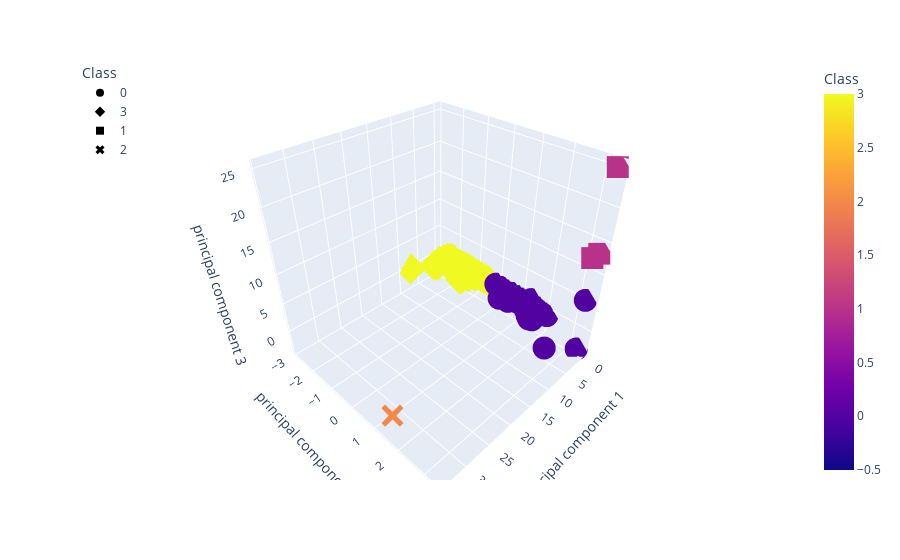

The code cell stored with this chart in its notebook:
### Markdown cell above
### Deliverable 4: Visualizing Cryptocurrencies Results

#### 3D-Scatter with Clusters

### Code cell
# Creating a 3D-Scatter with the PCA data and the clusters

fig = px.scatter_3d(
    clustered_df,
    x='principal component 1',
    y='principal component 2',
    z='principal component 3',
    color='Class',
    symbol='Class',
    hover_name='CoinName',
    hover_data=['TotalCoinsMined','TotalCoinSupply','Algorithm', 'ProofType']
)

fig.update_layout(legend=dict(x=0, y=1))
fig.show()

### Figure 1 — Plotly figure (JSON) as saved in the notebook; plotly's stock layout.template omitted (floating-point values rounded to 4 significant figures; data arrays with more than 128 entries replaced by an {"elided": "..."} marker saying what was removed)
{"data": [{"customdata": {"elided": "290x4 mixed values"}, "hovertemplate": "<b>%{hovertext}</b><br><br>Class=%{marker.color}<br>principal component 1=%{x}<br>principal component 2=%{y}<br>principal component 3=%{z}<br>TotalCoinsMined=%{customdata[0]}<br>TotalCoinSupply=%{customdata[1]}<br>Algorithm=%{customdata[2]}<br>ProofType=%{customdata[3]}<extra></extra>", "hovertext": {"elided": "290 str values"}, "legendgroup": "0", "marker": {"color": {"elided": "290 int values"}, "coloraxis": "coloraxis", "symbol": "circle"}, "mode": "markers", "name": "0", "scene": "scene", "showlegend": true, "x": {"elided": "290 float values"}, "y": {"elided": "290 float values"}, "z": {"elided": "290 float values"}, "type": "scatter3d"}, {"customdata": {"elided": "238x4 mixed values"}, "hovertemplate": "<b>%{hovertext}</b><br><br>Class=%{marker.color}<br>principal component 1=%{x}<br>principal component 2=%{y}<br>principal component 3=%{z}<br>TotalCoinsMined=%{customdata[0]}<br>TotalCoinSupply=%{customdata[1]}<br>Algorithm=%{customdata[2]}<br>ProofType=%{customdata[3]}<extra></extra>", "hovertext": {"elided": "238 str values"}, "legendgroup": "3", "marker": {"color": {"elided": "238 int values"}, "coloraxis": "coloraxis", "symbol": "diamond"}, "mode": "markers", "name": "3", "scene": "scene", "showlegend": true, "x": {"elided": "238 float values"}, "y": {"elided": "238 float values"}, "z": {"elided": "238 float values"}, "type": "scatter3d"}, {"customdata": [[1772000000.0, "5200000000", "Proof-of-BibleHash", "POBh"], [638400000.0, "840000000", "SHA-256 + Hive", "PoW + Hive"], [204500000.0, "252460800", "Proof-of-Authority", "PoA"]], "hovertemplate": "<b>%{hovertext}</b><br><br>Class=%{marker.color}<br>principal component 1=%{x}<br>principal component 2=%{y}<br>principal component 3=%{z}<br>TotalCoinsMined=%{customdata[0]}<br>TotalCoinSupply=%{customdata[1]}<br>Algorithm=%{customdata[2]}<br>ProofType=%{customdata[3]}<extra></extra>", "hovertext": ["BiblePay", "LitecoinCash", "Poa Network"], "legendgroup": "1", "marker": {"color": [1, 1, 1], "coloraxis": "coloraxis", "symbol": "square"}, "mode": "markers", "name": "1", "scene": "scene", "showlegend": true, "x": [-0.2116, -0.3454, -0.4072], "y": [3.388, 3.203, 3.364], "z": [13.46, 12.35, 25.23], "type": "scatter3d"}, {"customdata": [[990000000000.0, "990000000000", "TRC10", "DPoS"]], "hovertemplate": "<b>%{hovertext}</b><br><br>Class=%{marker.color}<br>principal component 1=%{x}<br>principal component 2=%{y}<br>principal component 3=%{z}<br>TotalCoinsMined=%{customdata[0]}<br>TotalCoinSupply=%{customdata[1]}<br>Algorithm=%{customdata[2]}<br>ProofType=%{customdata[3]}<extra></extra>", "hovertext": ["BitTorrent"], "legendgroup": "2", "marker": {"color": [2], "coloraxis": "coloraxis", "symbol": "x"}, "mode": "markers", "name": "2", "scene": "scene", "showlegend": true, "x": [34.09], "y": [1.639], "z": [-0.1642], "type": "scatter3d"}], "layout": {"scene": {"domain": {"x": [0.0, 1.0], "y": [0.0, 1.0]}, "xaxis": {"title": {"text": "principal component 1"}}, "yaxis": {"title": {"text": "principal component 2"}}, "zaxis": {"title": {"text": "principal component 3"}}}, "coloraxis": {"colorbar": {"title": {"text": "Class"}}, "colorscale": [[0.0, "#0d0887"], [0.1111, "#46039f"], [0.2222, "#7201a8"], [0.3333, "#9c179e"], [0.4444, "#bd3786"], [0.5556, "#d8576b"], [0.6667, "#ed7953"], [0.7778, "#fb9f3a"], [0.8889, "#fdca26"], [1.0, "#f0f921"]]}, "legend": {"title": {"text": "Class"}, "tracegroupgap": 0, "x": 0, "y": 1}, "margin": {"t": 60}}}
